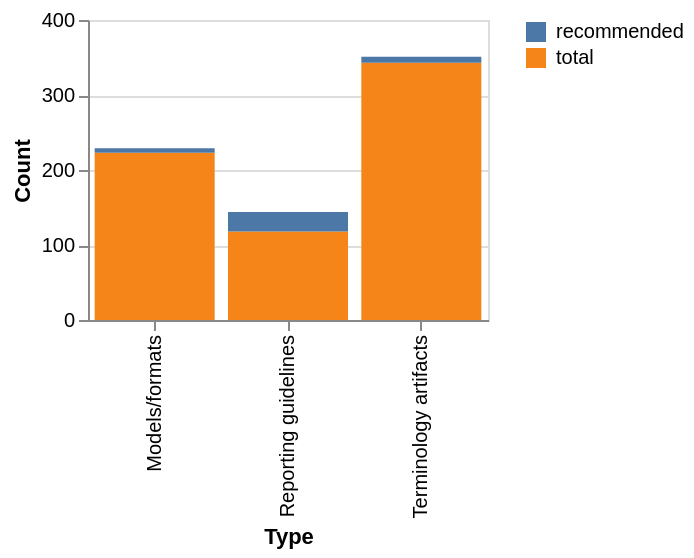

Specify this chart in Vega-Lite:
### Vega-Lite specification from a JSON file in a GitHub repository (floating-point values rounded to 4 significant figures)
{"$schema": "https://vega.github.io/schema/vega-lite/v2.json", "data": {"values": [{"name": "Reporting guidelines", "type": "total", "value": 118}, {"name": "Reporting guidelines", "type": "recommended", "value": 26}, {"name": "Models/formats", "type": "total", "value": 223}, {"name": "Models/formats", "type": "recommended", "value": 6}, {"name": "Terminology artifacts", "type": "total", "value": 343}, {"name": "Terminology artifacts", "type": "recommended", "value": 8}]}, "mark": "bar", "encoding": {"x": {"field": "name", "type": "nominal", "axis": {"title": "Type"}}, "y": {"field": "value", "type": "quantitative", "axis": {"title": "Count"}}, "color": {"field": "type", "type": "nominal", "legend": {"title": ""}}}, "config": {"facet": {"cell": {"strokeWidth": 0}}, "axis": {"domainWidth": 1}}, "width": 200, "height": 150}
